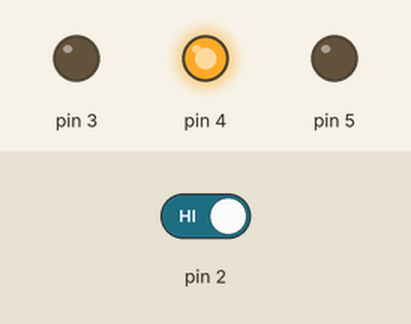
Simulated run of this sketch. Board: Arduino Uno, built with avr-gcc and run on an emulated ATmega328P. Shown: output pins drawn as LEDs (lit = HIGH). Dashed ring = blinking. Inputs (shaded band) come from the test bench; at power-on: pin 2 HIGH. Random numbers use the default seed unless the sketch sets one.

Above: at 1.2 s.
1.3 s: pin 2 driven LOW
At 1.8 s:
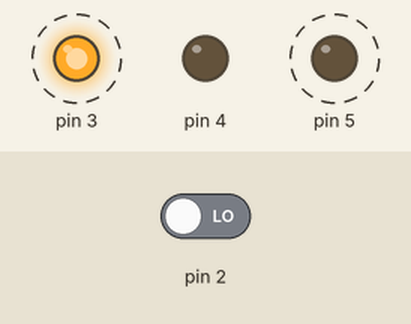
4.3 s: pin 2 driven HIGH
At 8.2 s:
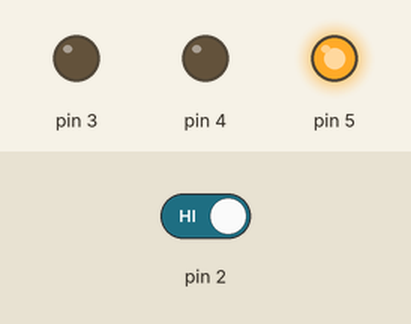
Timing chart, 0 to 13.3 s (numbered marks = the images above; inputs shaded):
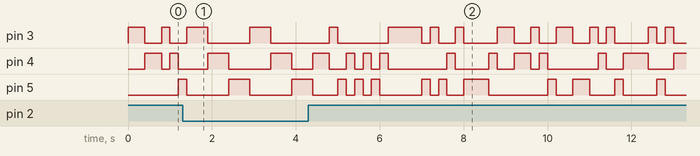

The sketch:

ssc1.ino
```cpp
int switchState = 0;
int randomval;
void setup() {
  pinMode (3,OUTPUT);
  pinMode (4,OUTPUT);
  pinMode (5,OUTPUT);
  pinMode (2,INPUT);

}

void loop(){
  switchState = digitalRead(2);
  // this is a comment
  if (switchState == LOW){
    digitalWrite(3, HIGH);
    delay(500);
    digitalWrite(3, LOW);
    digitalWrite(4, HIGH);
    delay(500);
    digitalWrite(4, LOW);
    digitalWrite(5, HIGH);
    delay(500);
    digitalWrite(5, LOW);
  }
 else{
    randomval = random(3);
    switch(randomval){
      case 1:
      digitalWrite(3, HIGH);
      delay(200);
      digitalWrite(3, LOW);
      break;
      case 2:
      digitalWrite(4, HIGH);
      delay(200);
      digitalWrite(4, LOW);
      break;
      case 0:
      digitalWrite(5, HIGH);
      delay(200);
      digitalWrite(5, LOW);
      break;
    }
    //digitalWrite(3, LOW);
    //digitalWrite(4, LOW);
    //digitalWrite(5, HIGH);

    //delay(2000);//wait for a quarter second
    //toggle the LEDs
    //digitalWrite (4, HIGH);
    //digitalWrite (5, LOW);
    //delay(2000);
  }
}
```
